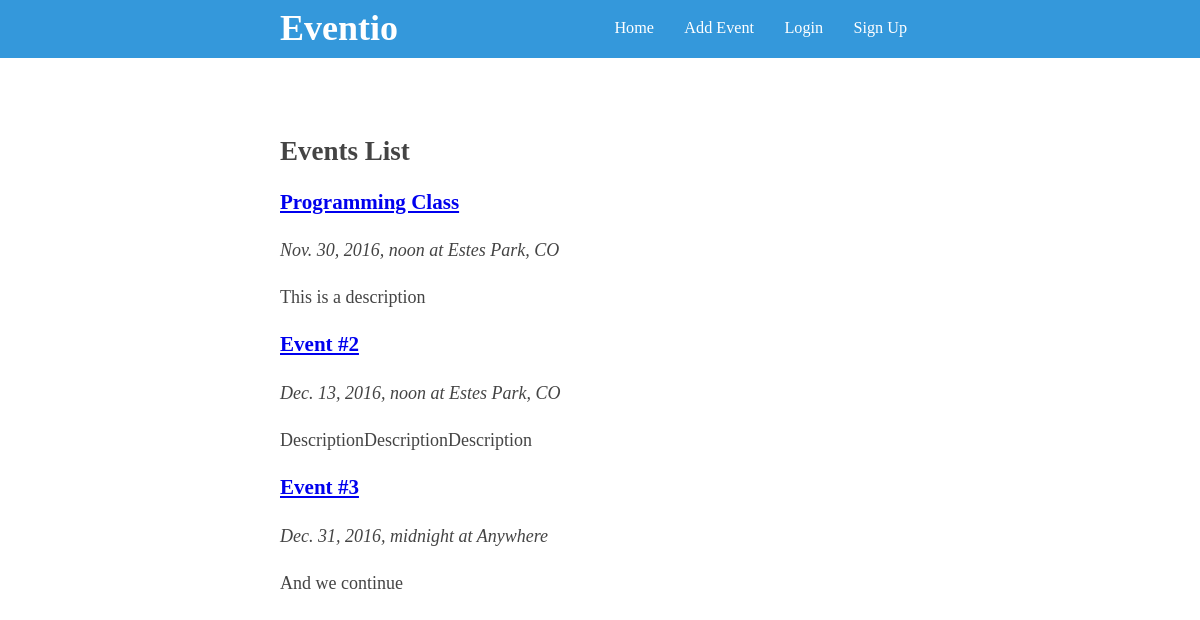
The app's page /, older data.
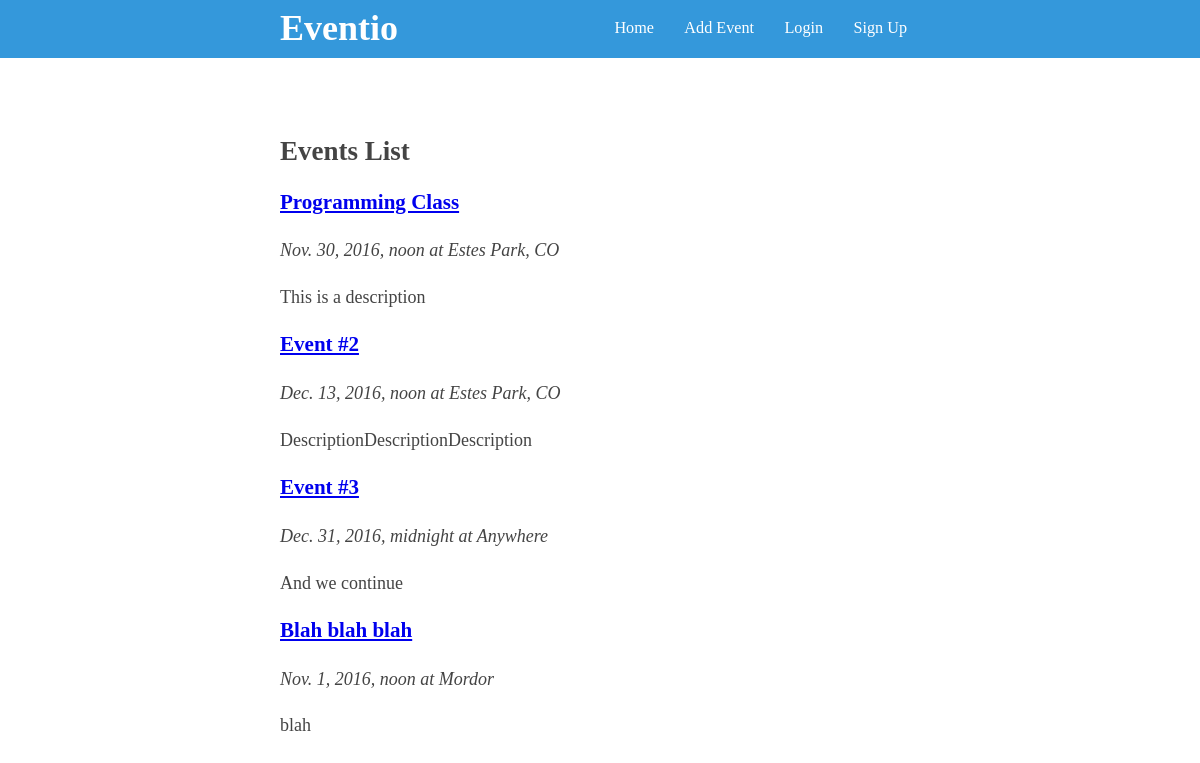
The same page, newer data.
### events/models.py (models this page shows, shortened)
class Event(models.Model):
    name = models.CharField(max_length=255)
    description = models.TextField()
    start_time = models.DateTimeField()
    location = models.CharField(max_length=255)
    owner = models.ForeignKey(User, related_name='authored_events')
    price = models.DecimalField(blank=True, null=True, decimal_places=2, max_digits=6)
    capacity = models.PositiveSmallIntegerField(blank=True, null=True)

### events/views.py (the view)
# urls.py: url(r'^$', index, name='home'),
def index(request):
    events = Event.objects.all()
    return render(request, 'index.html', {'events': events})

### templates/index.html
{% extends '_partials/base.html' %}
{% block content %}
    <h2>Events List</h2>
  {% for event in events %}
  <div class="event">
    <h3><a href="{% url 'event' pk=event.pk %}">{{ event.name }}</a></h3>
    <p><em>{{ event.start_time }} at {{ event.location }}</em></p>
    <p>
      {{ event.description|truncatewords:15 }}
    </p>
  </div>
  {% endfor %}
{% endblock content %}

### templates/_partials/base.html (shortened to what this page needs)
<!doctype html>{% load staticfiles %}
<head>
    <link rel="stylesheet" href="{% static 'css/app.css' %}">
</head>
<body>
  <nav>
    <div class="container">
      <a class="title" href="/">Eventio</a>
      <div class="menu">
          <a href="/">Home</a>
          <a href="{% url 'event_add' %}">Add Event</a>
          {% if user.is_authenticated %}
              <a href="{% url 'logout' %}">Sign Out</a>
          {% else %}
              <a href="{% url 'login' %}">Login</a>
              <a href="{% url 'signup' %}">Sign Up</a>
          {% endif %}
  </nav>
  <div class="container">
    {% block content %}{% endblock content %}
  </div>
<body/>

### assets/css/app.css (style rules this page uses)
body { color: #444; font-size: 18px; line-height: 1.6; margin: 0; padding: 0 0 60px; }
.container { box-sizing: border-box; margin: 0 auto; max-width: 680px; overflow: hidden; padding: 0 20px; position: relative; width: 100%; }
nav { background-color: #3498db; margin-bottom: 3em; }
nav .title { color: white; font-size: 2em; font-weight: bold; text-decoration: none; }
.menu { float: right; }
.menu a { color: white; display: inline-block; font-size: 0.9em; padding: 1em 0.8em; text-decoration: none; }
h1, h2, h3 { line-height: 1.2; }

Row changes from the older to the newer data that the page shows:
added Event: name "Blah blah blah", start_time "Nov. 1, 2016, noon", location "Mordor", description "blah"
